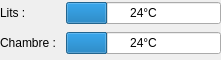
<?xml version="1.0" encoding="UTF-8"?>
<ui version="4.0">
 <class>PrinterSmallUI</class>
 <widget class="QWidget" name="PrinterSmallUI">
  <property name="geometry">
   <rect>
    <x>0</x>
    <y>0</y>
    <width>221</width>
    <height>60</height>
   </rect>
  </property>
  <property name="windowTitle">
   <string>Form</string>
  </property>
  <widget class="QWidget" name="">
   <property name="geometry">
    <rect>
     <x>0</x>
     <y>0</y>
     <width>221</width>
     <height>58</height>
    </rect>
   </property>
   <layout class="QGridLayout" name="gridLayout">
    <item row="0" column="0">
     <widget class="QLabel" name="label">
      <property name="text">
       <string>Lits :</string>
      </property>
     </widget>
    </item>
    <item row="0" column="1">
     <widget class="QProgressBar" name="progressBar">
      <property name="maximum">
       <number>90</number>
      </property>
      <property name="value">
       <number>24</number>
      </property>
      <property name="format">
       <string>%v°C</string>
      </property>
     </widget>
    </item>
    <item row="1" column="0">
     <widget class="QLabel" name="label_2">
      <property name="text">
       <string>Chambre : </string>
      </property>
     </widget>
    </item>
    <item row="1" column="1">
     <widget class="QProgressBar" name="progressBar_2">
      <property name="maximum">
       <number>90</number>
      </property>
      <property name="value">
       <number>24</number>
      </property>
      <property name="format">
       <string>%v°C</string>
      </property>
     </widget>
    </item>
   </layout>
  </widget>
 </widget>
 <resources/>
 <connections/>
</ui>
